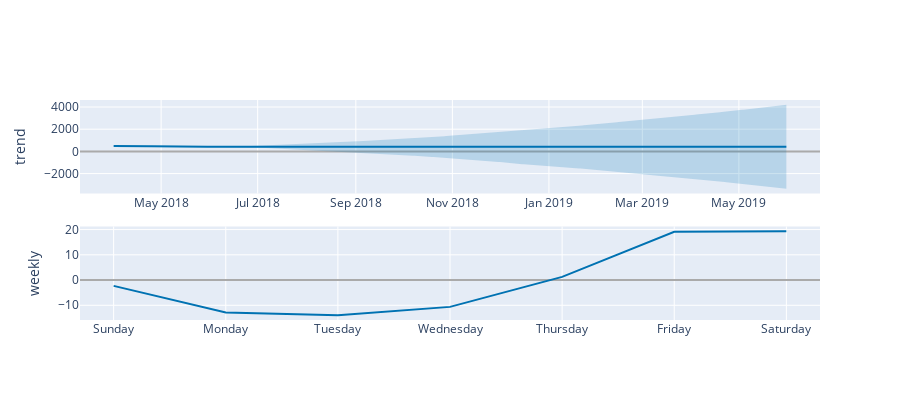

Notebook code for this chart:
### Code cell
plot_components_plotly(m,forecast)

### Figure 1 — Plotly figure (JSON) as saved in the notebook; plotly's stock layout.template omitted (floating-point values rounded to 4 significant figures; data arrays with more than 128 entries replaced by an {"elided": "..."} marker saying what was removed)
{"data": [{"line": {"color": "#0072B2", "width": 2}, "mode": "lines", "name": "trend", "type": "scatter", "x": {"elided": "426 str values"}, "xaxis": "x", "y": {"elided": "426 float values"}, "yaxis": "y"}, {"line": {"color": "rgba(0, 114, 178, 0.2)", "width": 0}, "mode": "lines", "name": "trend_upper", "type": "scatter", "x": {"elided": "426 str values"}, "xaxis": "x", "y": {"elided": "426 float values"}, "yaxis": "y"}, {"fill": "tonexty", "fillcolor": "rgba(0, 114, 178, 0.2)", "line": {"color": "rgba(0, 114, 178, 0.2)", "width": 0}, "mode": "lines", "name": "trend_lower", "type": "scatter", "x": {"elided": "426 str values"}, "xaxis": "x", "y": {"elided": "426 float values"}, "yaxis": "y"}, {"line": {"color": "#0072B2", "width": 2}, "mode": "lines", "name": "weekly", "type": "scatter", "x": ["2017-01-01T00:00:00", "2017-01-02T00:00:00", "2017-01-03T00:00:00", "2017-01-04T00:00:00", "2017-01-05T00:00:00", "2017-01-06T00:00:00", "2017-01-07T00:00:00"], "xaxis": "x2", "y": [-2.296, -12.85, -13.98, -10.63, 1.249, 19.13, 19.37], "yaxis": "y2"}], "layout": {"height": 400, "showlegend": false, "width": 900, "xaxis": {"anchor": "y", "domain": [0, 1], "range": ["2018-03-10T18:00:00", "2019-06-21T06:00:00"], "type": "date"}, "xaxis2": {"anchor": "y2", "domain": [0, 1], "range": ["2016-12-31T16:48:00", "2017-01-07T07:12:00"], "tickformat": "%A", "type": "date"}, "yaxis": {"anchor": "x", "domain": [0.575, 1], "rangemode": "normal", "title": {"text": "trend"}, "zerolinecolor": "#AAA"}, "yaxis2": {"anchor": "x2", "domain": [0, 0.425], "title": {"text": "weekly"}, "zerolinecolor": "#AAA"}}}
